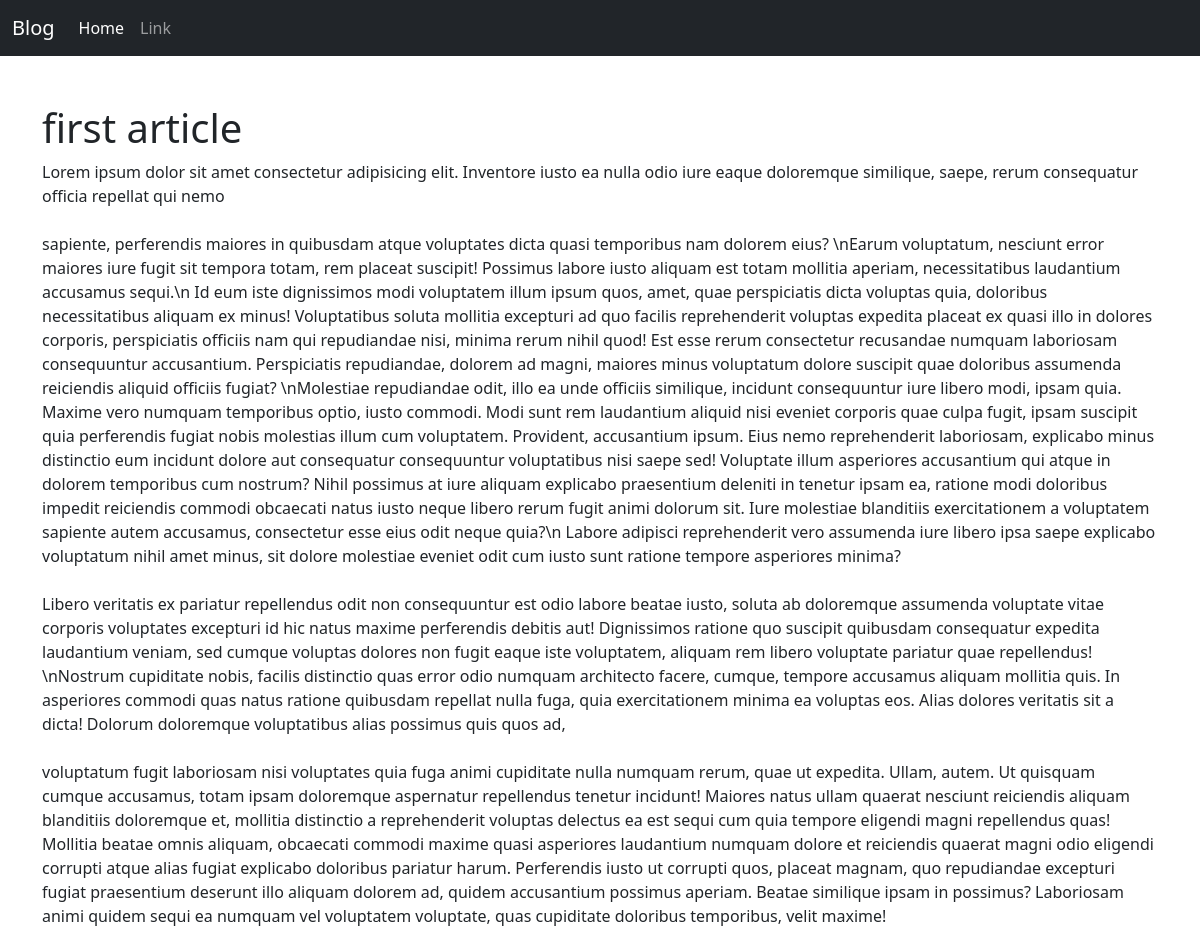
Page /New/ on the committed database.
### blogapp/models.py (models this page shows, shortened)
class Post(models.Model):   # Capital P (best practice)
    class NewManager(models.Manager):
        def get_queryset(self):
            return super().get_queryset() .filter(status = 'published')
    options = (
        ('draft', 'Draft'),
        ('published', 'Published'),
    )
    title = models.CharField(max_length=250)
    excerpt = models.TextField(blank=True)
    slug = models.SlugField(max_length=150, blank=True , unique=True)
    publish = models.DateField(default=timezone.now)
    author = models.ForeignKey(
        settings.AUTH_USER_MODEL,
        on_delete=models.CASCADE,
        related_name='blog_post',
        null=True,
        blank=True
    )
    content = models.TextField(blank=True)
    status = models.CharField(max_length=10, choices=options, default='draft')
    objects = models.Manager()
    newmanager = NewManager()
    class meta:
        ordering = ('publish')

### blogapp/views.py (the view)
# urls.py: path('<slug:post>/' , views.post_single , name ='post_single'),
def post_single(request, post):
    single_post = get_object_or_404(Post, slug=post)
    return render(request, 'single.html', {
        'post': single_post
    })

### blogapp/templates/single.html (shortened to what this page needs)
<!doctype html>
<html lang="ar" dir="ltr">
<head>
    <link rel="stylesheet" href="https://cdn.jsdelivr.net/npm/bootstrap@5.3.8/dist/css/bootstrap.min.css">
</head>
<body>
    <nav class="navbar navbar-expand-lg navbar-dark bg-dark">
        <div class="container-fluid">
            <a class="navbar-brand" href="#">Blog</a>
            <div class="collapse navbar-collapse" id="navbarSupportedContent">
                <ul class="navbar-nav me-auto mb-2 mb-lg-0">
                    <li class="nav-item">
                        <a class="nav-link active" href="{% url 'blogapp:home' %}">Home</a>
                    </li>
                    <li class="nav-item">
                        <a class="nav-link" href="#">Link</a>
                    </li>
                </ul>
            </div>
        </div>
    </nav>
    <div class="container">
        <div class="row justify-content-md-center pt-5">
            <div class="col-12">
                <h1>{{ post.title }}</h1>
            </div>
            <div class="col-12">
                <p>{{ post.content|safe }}</p>
            </div>
        </div>
    </div>
</body>
</html>

### rows in the picture
Post: title "first article", content "Lorem ipsum dolor sit amet consectetur adipisicing elit. Inventore iusto ea nulla odio iure eaque doloremque similique, saepe, rerum consequatur officia repellat qui nemo sapiente, perferendis maiores in quibusdam atque voluptates dicta quasi temporibus nam dolorem eius? \\nEarum voluptatum, nesciunt error maiores iure fugit sit tempora totam, rem placeat suscipit! Possimus labore iusto aliquam est totam mollitia aperiam, necessitatibus laudantium accusamus sequi.\\n Id eum iste dignissimos modi voluptatem illum ipsum quos, amet, quae perspiciatis dicta voluptas quia, doloribus necessitatibus aliquam ex minus! Voluptatibus soluta mollitia excepturi ad quo facilis reprehenderit voluptas…"
